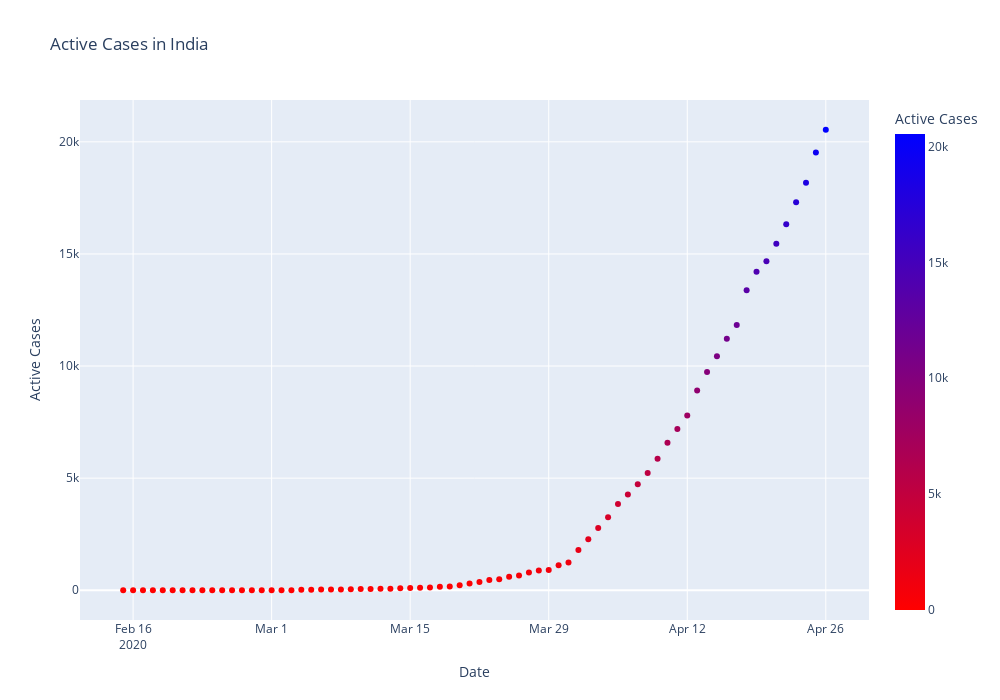

The code cell stored with this chart in its notebook:
### Markdown cell above
## Active Cases in India
using Scatter Plot

### Code cell
fig = px.scatter(ind_daily, x = 'Date', y = 'Active Cases', color = 'Active Cases', color_continuous_scale='Bluered_r', 
                title = 'Active Cases in India', width = 1000, height = 700)
fig.show()
